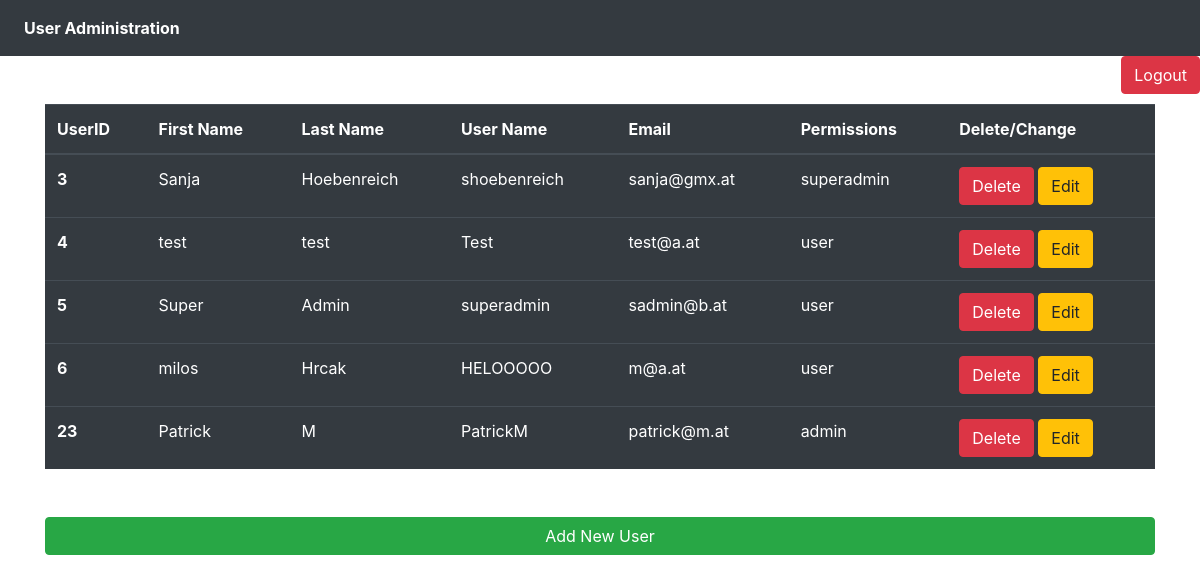
Screenshot of /superadmin.php (signed in) with the database file from the repository.
### tables this page shows
CREATE TABLE `users` (
  `user_id` bigint(20) NOT NULL,
  `first_name` varchar(50) NOT NULL,
  `last_name` varchar(50) NOT NULL,
  `user_name` varchar(50) NOT NULL,
  `email` varchar(50) NOT NULL,
  `pwd` varchar(255) NOT NULL,
  `permissions` enum('user','admin','superadmin') NOT NULL DEFAULT 'user'
);

### superadmin.php (the view, shortened to what this page needs)
<?php
require_once 'action/dbconnect.php';
?>
<!DOCTYPE html>
<html lang="en">
<head>
    <link rel="stylesheet" type="text/css" href="https://stackpath.bootstrapcdn.com/bootstrap/4.5.0/css/bootstrap.min.css">
</head>
<body>
    <nav class="navbar navbar-expand navbar-dark bg-dark">
        <div class="nav navbar-nav">
            <a class="nav-item nav-link active" href="superadmin.php"><strong>User Administration </strong><span class="sr-only">(current)</span></a>
        </div>
    </nav>
    <a href="logout.php?logout" class="float-right"><button type="button" class="btn btn-danger ml-5">Logout</button></a>
    <div class="container my-5">
    <table class="table table-dark my-5">
    <thead>
    <tr>
    <th scope="col">UserID</th>
    <th scope="col">First Name</th>
    <th scope="col">Last Name</th>
    <th scope="col">User Name</th>
    <th scope="col">Email</th>
    <th scope="col">Permissions</th>
    <th scope="col">Delete/Change</th>
    </tr>
    </thead>
    <tbody>
    <?php
           $sql = "SELECT * FROM users";
           $result = $conn->query($sql);
            if($result->num_rows > 0) {
                while($row = $result->fetch_assoc()) {
                    echo  "<tr>
                        <td><strong>" .$row['user_id']."</td>
                        <td>" .$row['first_name']."</td>
                        <td>" .$row['last_name']."</td>
                        <td>" .$row['user_name']."</td>
                        <td>" .$row['email']."</td>
                        <td>" .$row['permissions']."</td>
                        <td><a href='delete.php?id=".$row['user_id']."'><button class='btn btn-danger'>Delete</button></a>
                            <a href='update.php?id=".$row['user_id']."'><button class='btn btn-warning'>Edit</button></a></td>
                    </tr>" ;
               }
           } else  {
               echo  "<tr><td colspan='5'><center>No Data Avaliable</center></td></tr>";
           }
            ?>
    </tbody>
    </table>
    <a href="addUser.php"<button class='btn btn-success w-100'>Add New User</button></a>
    </div>
</body>
</html>

### rows the page displays
users: user_id "3", first_name "Sanja", last_name "Hoebenreich", user_name "shoebenreich", email "sanja@gmx.at", permissions "superadmin"
users: user_id "4", first_name "test", last_name "test", user_name "Test", email "test@a.at", permissions "user"
users: user_id "5", first_name "Super", last_name "Admin", user_name "superadmin", email "sadmin@b.at", permissions "user"
users: user_id "6", first_name "milos", last_name "Hrcak", user_name "HELOOOOO", email "m@a.at", permissions "user"
users: user_id "23", first_name "Patrick", last_name "M", user_name "PatrickM", email "patrick@m.at", permissions "admin"
